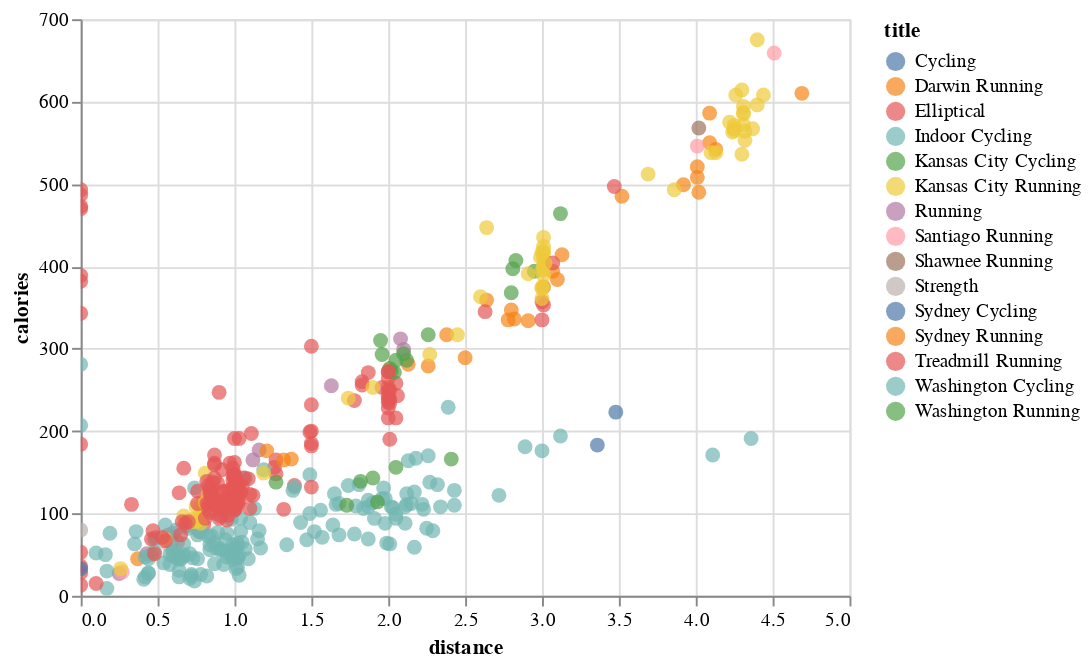

The notebook cell this image was saved under:
### Code cell
alt.Chart(df[['avg_hr', 'max_hr', 'calories', 'distance', 'title']]).mark_circle(size=60).encode(
    x='distance',
    y='calories',
    color='title',
    tooltip=['avg_hr', 'max_hr', 'calories', 'distance', 'title']
).interactive()

### Figure 1 — Vega-Lite specification as saved in the notebook (floating-point values rounded to 4 significant figures; data arrays with more than 128 entries replaced by an {"elided": "..."} marker saying what was removed)
{"config": {"view": {"continuousWidth": 400, "continuousHeight": 300}}, "data": {"name": "data-8af22dbe3082255aae3d574b50188fa3"}, "mark": {"type": "circle", "size": 60}, "encoding": {"color": {"type": "nominal", "field": "title"}, "tooltip": [{"type": "quantitative", "field": "avg_hr"}, {"type": "quantitative", "field": "max_hr"}, {"type": "quantitative", "field": "calories"}, {"type": "quantitative", "field": "distance"}, {"type": "nominal", "field": "title"}], "x": {"type": "quantitative", "field": "distance"}, "y": {"type": "quantitative", "field": "calories"}}, "selection": {"selector001": {"type": "interval", "bind": "scales", "encodings": ["x", "y"]}}, "$schema": "https://vega.github.io/schema/vega-lite/v4.0.2.json", "datasets": {"data-8af22dbe3082255aae3d574b50188fa3": {"elided": "454 records"}}}
